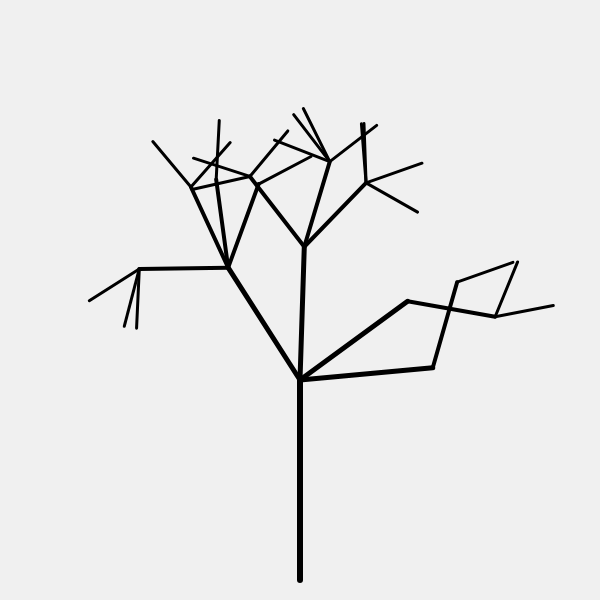
Frame 1 (no input)
Frame 60 (no input): identical to frame 1, image omitted
Frame 120 (the mouse pressed at the canvas centre since frame 60): identical to frame 1, image omitted

The p5.js sketch that drew this single still picture (run headless with seeded random() and noise() and a simulated clock; from frame 60 on, the mouse is pressed at the canvas centre):

// p5.js sketch
// ── sketch.js

let limit = 4;

function setup() {
    createCanvas(600,600);
} 

function branch(max) {
    if(max == 0){
        return
    }


    line(0, 0, 0, -100);
    count++;
    text(count,10,-50)
    translate(0, -100);

    push();
    rotate(PI/6);
    branch(max-1);
    pop();

    push();
    rotate(-PI/6);
    branch(max-1);
    pop();
}

function fracTree(length, max) {
    if(max == 0) {
        return;
    }

    strokeWeight(max+2); 

    line(0,0,0,-length);
    translate(0,-length);

    let rand = Math.floor(Math.random() * 4) +1;

    for (let f = 0; f < rand; f++) {
        
        let theta = (Math.random()*PI -PI/2);
        push();
        rotate(theta);
        fracTree(length*2/3, max-1);
        pop();
    }

}

function draw() {

    translate(width/2, height-20);

    if(frameCount == 1){
        background(240);
        fracTree(200,limit);
    }
}

function mouseClicked(){
    background(240);
    fracTree(200,limit);
}
